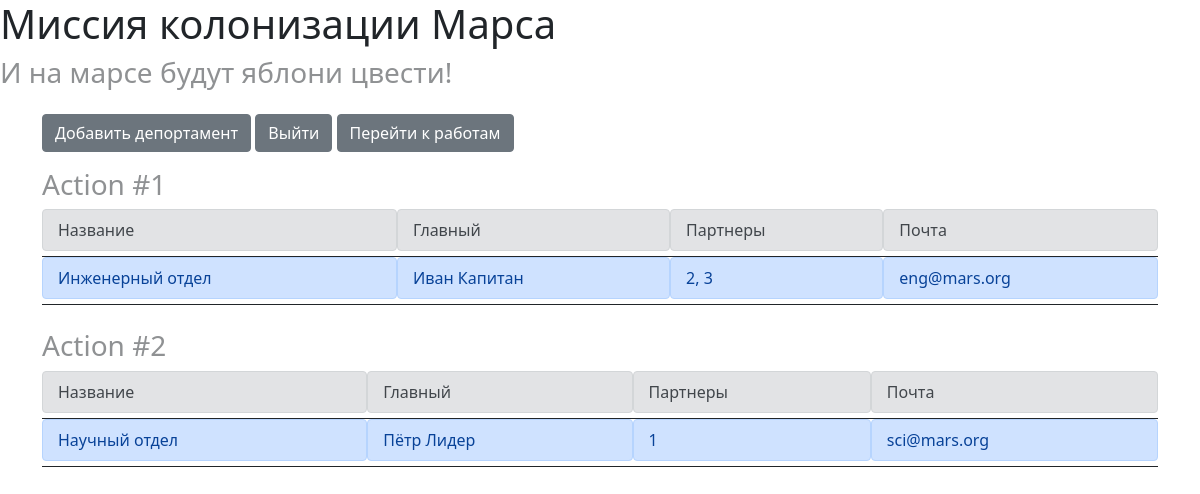
The page /departments on the database its author committed.
### data/departments.py (models this page shows)
class Departments(SqlAlchemyBase):
    __tablename__ = 'departments'
    id = sqlalchemy.Column(sqlalchemy.Integer, primary_key=True, autoincrement=True)
    title = sqlalchemy.Column(sqlalchemy.String)
    chief = sqlalchemy.Column(sqlalchemy.Integer, sqlalchemy.ForeignKey("users.id"))
    members = sqlalchemy.Column(sqlalchemy.String)
    email = sqlalchemy.Column(sqlalchemy.String)
    user = orm.relationship('User')

### data/users.py (models this page shows, shortened)
class User(SqlAlchemyBase, UserMixin):
    __tablename__ = 'users'
    id = sqlalchemy.Column(sqlalchemy.Integer,
                           primary_key=True, autoincrement=True)
    name = sqlalchemy.Column(sqlalchemy.String, nullable=True)
    surname = sqlalchemy.Column(sqlalchemy.String, nullable=True)
    age = sqlalchemy.Column(sqlalchemy.Integer, nullable=True)
    position = sqlalchemy.Column(sqlalchemy.String, nullable=True)
    speciality = sqlalchemy.Column(sqlalchemy.String, nullable=True)
    address = sqlalchemy.Column(sqlalchemy.String, nullable=True)
    email = sqlalchemy.Column(sqlalchemy.String,
                              index=True, unique=True, nullable=True)
    hashed_password = sqlalchemy.Column(sqlalchemy.String, nullable=True)
    created_date = sqlalchemy.Column(sqlalchemy.DateTime,
                                     default=datetime.datetime.now)
    news = orm.relationship("News", back_populates='user')

### main.py (the view)
@app.route('/departments')
def spisok2():
    db = db_session.create_session()
    departments = db.query(Departments).all()
    return render_template('departments.html', departments=departments)

### data/db_session.py (called while the page is built)
def create_session() -> Session:
    global __factory
    return __factory()

### templates/departments.html (shortened to what this page needs)
{% extends 'base.html' %}
{% block content %}
<div class="container mt-4">
    <div class="mb-3">
        <a href="/register_for_department" class="btn btn-secondary">Добавить депортамент</a>
        <a href="/logout" class="btn btn-secondary">Выйти</a>
        <a href="/jobs" class="btn btn-secondary">Перейти к работам</a>
    </div>
    {% for department in departments %}
    <div class="mb-4">
        <h3>Action #{{department.id}}</h3>
        <table class="table border-0 w-100" style="border-spacing: 0; border-collapse: separate;">
            <tr>
                <td class="p-0">
                    <div class="alert alert-secondary" role="alert">
                        Название
                    </div>
                </td>
                <td class="p-0">
                    <div class='alert alert-secondary' role='alert'>
                        Главный
                    </div>
                </td>
                <td class="p-0">
                    <div class="alert alert-secondary" role="alert">
                        Партнеры
                    </div>
                </td>
                <td class="p-0">
                    <div class="alert alert-secondary" role="alert">
                        Почта
                    </div>
                </td>
            </tr>
            <tr>
                <td class="p-0">
                    <div class="alert alert-primary" role="alert">
                        {{department.title}}
                    </div>
                </td>
                <td class="p-0">
                    <div class="alert alert-primary" role="alert">
                        {{department.user.name}} {{department.user.surname}}
                    </div>
                </td>
                <td class="p-0">
                    <div class="alert alert-primary" role="alert">
                        {{department.members}}
                    </div>
                </td>
                <td class="p-0">
                    <div class="alert alert-primary" role="alert">
                        {{department.email}}
                    </div>
                </td>
            </tr>
        </table>
    </div>
    {% endfor %}
</div>
{% endblock %}

### templates/base.html (style rules this page uses)
h3 { opacity: 0.5; }
.alert { margin-bottom: 5px; padding: 8px 15px; margin: 0; }

### templates/departments.html (style rules this page uses)
.alert { margin-bottom: 5px; padding: 8px 15px; }

### rows shown on the page
Departments: id "1", title "Инженерный отдел", user.name "Иван", user.surname "Капитан", members "2, 3", email "eng@mars.org"
Departments: id "2", title "Научный отдел", user.name "Пётр", user.surname "Лидер", members "1", email "sci@mars.org"
